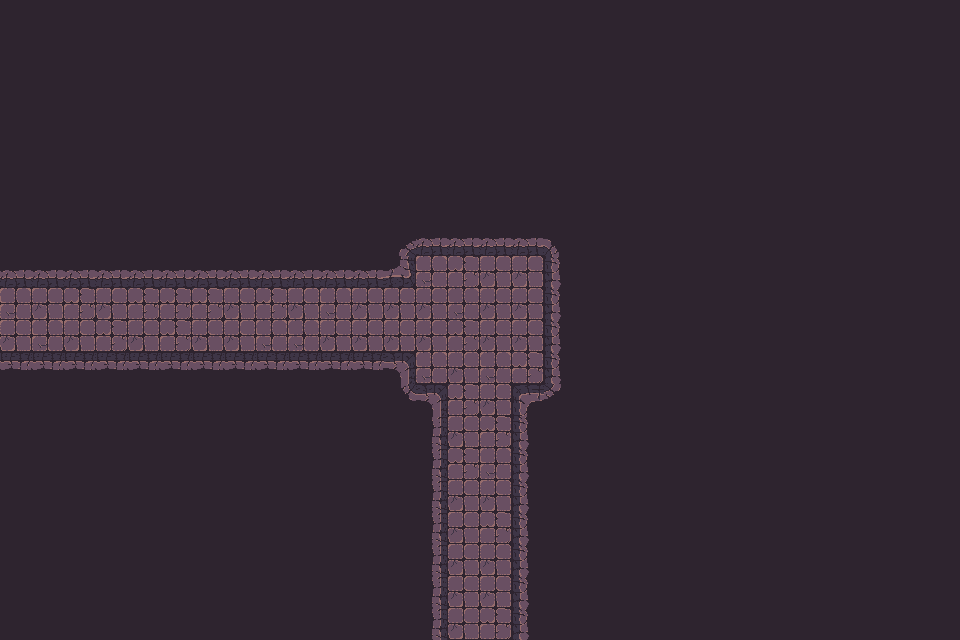

This game map was drawn from its Tiled (.tmx) file and the tilesets committed beside it. A one-line description and the full map source follow:
An orthogonal 30x20 tile map with 32x32 px tiles, 1 tile layer (Tile layer 1), 2 tilesets and 57 objects.

<map version="1.10" tiledversion="1.11.2" orientation="orthogonal" renderorder="right-down" width="30" height="20" tilewidth="32" tileheight="32" infinite="0" nextlayerid="3" nextobjectid="1">
    <tileset firstgid="1" name="Town Tileset" tilewidth="32" tileheight="32" tilecount="64" columns="8">
        <image source="../../../tiles/World H Tileset.png" trans="ff00ff" width="256" height="256" />
        <tile id="4">
            <objectgroup draworder="index" id="2">
                <object id="1" x="0" y="0" width="32" height="32" />
            </objectgroup>
        </tile>
        <tile id="5">
            <objectgroup draworder="index" id="2">
                <object id="1" x="0" y="0" width="32" height="32" />
            </objectgroup>
        </tile>
        <tile id="6">
            <objectgroup draworder="index" id="2">
                <object id="1" x="0" y="0" width="32" height="32" />
            </objectgroup>
        </tile>
        <tile id="7">
            <objectgroup draworder="index" id="2">
                <object id="1" x="0" y="0" width="32" height="32" />
            </objectgroup>
        </tile>
        <tile id="8">
            <objectgroup draworder="index" id="2">
                <object id="1" x="0" y="0" width="32" height="32" />
            </objectgroup>
        </tile>
        <tile id="10">
            <objectgroup draworder="index" id="2">
                <object id="1" x="0" y="32" width="32" height="0" />
            </objectgroup>
        </tile>
        <tile id="11">
            <objectgroup draworder="index" id="2">
                <object id="1" x="0" y="32" width="32" height="0" />
                <object id="2" x="32" y="0" width="0" height="32" />
            </objectgroup>
        </tile>
        <tile id="12">
            <objectgroup draworder="index" id="2">
                <object id="1" x="32" y="0" width="0" height="32" />
            </objectgroup>
        </tile>
        <tile id="13">
            <objectgroup draworder="index" id="2">
                <object id="1" x="0" y="32" width="32" height="0" />
                <object id="2" x="0" y="32" width="32" height="0" />
                <object id="3" x="0" y="0" width="0" height="32" />
            </objectgroup>
        </tile>
        <tile id="14">
            <objectgroup draworder="index" id="2">
                <object id="1" x="0" y="0" width="0" height="32" />
            </objectgroup>
        </tile>
        <tile id="16">
            <objectgroup draworder="index" id="2">
                <object id="1" x="0" y="0" width="32" height="32" />
            </objectgroup>
        </tile>
        <tile id="24">
            <objectgroup draworder="index" id="2">
                <object id="1" x="0" y="0" width="32" height="32" />
            </objectgroup>
        </tile>
    </tileset>
    <tileset firstgid="65" name="Dungeon Crawler Tileset" tilewidth="32" tileheight="32" tilecount="100" columns="10">
        <image source="../../../tiles/Dungeon_Tile.png" trans="" width="320" height="320" />
        <tile id="2">
            <objectgroup draworder="index" id="2">
                <object id="1" x="0" y="0" width="32" height="32" />
            </objectgroup>
        </tile>
        <tile id="3">
            <objectgroup draworder="index" id="2">
                <object id="1" x="0" y="0" width="32" height="32" />
            </objectgroup>
        </tile>
        <tile id="4">
            <objectgroup draworder="index" id="2">
                <object id="1" x="0" y="0" width="32" height="32" />
            </objectgroup>
        </tile>
        <tile id="5">
            <objectgroup draworder="index" id="2">
                <object id="1" x="0" y="0" width="32" height="32" />
            </objectgroup>
        </tile>
        <tile id="6">
            <objectgroup draworder="index" id="2">
                <object id="1" x="0" y="0" width="32" height="32" />
            </objectgroup>
        </tile>
        <tile id="8">
            <objectgroup draworder="index" id="2">
                <object id="1" x="0" y="0" width="32" height="32" />
            </objectgroup>
        </tile>
        <tile id="12">
            <objectgroup draworder="index" id="2">
                <object id="1" x="0" y="0" width="32" height="32" />
            </objectgroup>
        </tile>
        <tile id="13">
            <objectgroup draworder="index" id="2">
                <object id="1" x="0" y="0" width="32" height="32" />
            </objectgroup>
        </tile>
        <tile id="14">
            <objectgroup draworder="index" id="2">
                <object id="1" x="0" y="0" width="32" height="32" />
            </objectgroup>
        </tile>
        <tile id="15">
            <objectgroup draworder="index" id="2">
                <object id="1" x="0" y="0" width="32" height="32" />
            </objectgroup>
        </tile>
        <tile id="16">
            <objectgroup draworder="index" id="2">
                <object id="1" x="0" y="0" width="32" height="32" />
            </objectgroup>
        </tile>
        <tile id="18">
            <objectgroup draworder="index" id="2">
                <object id="1" x="0" y="0" width="32" height="32" />
            </objectgroup>
        </tile>
        <tile id="22">
            <objectgroup draworder="index" id="2">
                <object id="1" x="0" y="0" width="32" height="32" />
            </objectgroup>
        </tile>
        <tile id="23">
            <objectgroup draworder="index" id="2">
                <object id="1" x="0" y="0" width="32" height="32" />
            </objectgroup>
        </tile>
        <tile id="24">
            <objectgroup draworder="index" id="2">
                <object id="1" x="0" y="0" width="32" height="32" />
            </objectgroup>
        </tile>
        <tile id="25">
            <objectgroup draworder="index" id="2">
                <object id="1" x="0" y="0" width="32" height="32" />
            </objectgroup>
        </tile>
        <tile id="26">
            <objectgroup draworder="index" id="2">
                <object id="1" x="0" y="0" width="32" height="32" />
            </objectgroup>
        </tile>
        <tile id="28">
            <objectgroup draworder="index" id="2">
                <object id="1" x="0" y="0" width="32" height="32" />
            </objectgroup>
        </tile>
        <tile id="32">
            <objectgroup draworder="index" id="2">
                <object id="1" x="0" y="0" width="32" height="32" />
            </objectgroup>
        </tile>
        <tile id="33">
            <objectgroup draworder="index" id="2">
                <object id="1" x="0" y="0" width="32" height="32" />
            </objectgroup>
        </tile>
        <tile id="34">
            <objectgroup draworder="index" id="2">
                <object id="1" x="0" y="0" width="32" height="32" />
            </objectgroup>
        </tile>
        <tile id="35">
            <objectgroup draworder="index" id="2">
                <object id="1" x="0" y="0" width="32" height="32" />
            </objectgroup>
        </tile>
        <tile id="36">
            <objectgroup draworder="index" id="2">
                <object id="1" x="0" y="0" width="32" height="32" />
            </objectgroup>
        </tile>
        <tile id="38">
            <objectgroup draworder="index" id="2">
                <object id="1" x="0" y="0" width="32" height="32" />
            </objectgroup>
        </tile>
        <tile id="42">
            <objectgroup draworder="index" id="2">
                <object id="1" x="0" y="0" width="32" height="32" />
            </objectgroup>
        </tile>
        <tile id="43">
            <objectgroup draworder="index" id="2">
                <object id="1" x="0" y="0" width="32" height="32" />
            </objectgroup>
        </tile>
        <tile id="44">
            <objectgroup draworder="index" id="2">
                <object id="1" x="0" y="0" width="32" height="32" />
            </objectgroup>
        </tile>
        <tile id="45">
            <objectgroup draworder="index" id="2">
                <object id="1" x="0" y="0" width="32" height="32" />
            </objectgroup>
        </tile>
        <tile id="46">
            <objectgroup draworder="index" id="2">
                <object id="1" x="0" y="0" width="32" height="32" />
            </objectgroup>
        </tile>
        <tile id="48">
            <objectgroup draworder="index" id="2">
                <object id="1" x="0" y="0" width="32" height="32" />
            </objectgroup>
        </tile>
        <tile id="52">
            <objectgroup draworder="index" id="2">
                <object id="1" x="0" y="0" width="32" height="32" />
            </objectgroup>
        </tile>
        <tile id="53">
            <objectgroup draworder="index" id="2">
                <object id="1" x="0" y="0" width="32" height="32" />
            </objectgroup>
        </tile>
        <tile id="54">
            <objectgroup draworder="index" id="2">
                <object id="1" x="0" y="0" width="32" height="32" />
            </objectgroup>
        </tile>
        <tile id="55">
            <objectgroup draworder="index" id="2">
                <object id="1" x="0" y="0" width="32" height="32" />
            </objectgroup>
        </tile>
        <tile id="56">
            <objectgroup draworder="index" id="2">
                <object id="1" x="0" y="0" width="32" height="32" />
            </objectgroup>
        </tile>
        <tile id="58">
            <objectgroup draworder="index" id="2">
                <object id="1" x="0" y="0" width="32" height="32" />
            </objectgroup>
        </tile>
        <tile id="62">
            <objectgroup draworder="index" id="2">
                <object id="1" x="0" y="0" width="32" height="32" />
            </objectgroup>
        </tile>
        <tile id="63">
            <objectgroup draworder="index" id="2">
                <object id="1" x="0" y="0" width="32" height="32" />
            </objectgroup>
        </tile>
        <tile id="64">
            <objectgroup draworder="index" id="2">
                <object id="1" x="0" y="0" width="32" height="32" />
            </objectgroup>
        </tile>
        <tile id="65">
            <objectgroup draworder="index" id="2">
                <object id="1" x="0" y="0" width="32" height="32" />
            </objectgroup>
        </tile>
        <tile id="66">
            <objectgroup draworder="index" id="2">
                <object id="1" x="0" y="0" width="32" height="32" />
            </objectgroup>
        </tile>
        <tile id="68">
            <objectgroup draworder="index" id="2">
                <object id="1" x="0" y="0" width="32" height="32" />
            </objectgroup>
        </tile>
    </tileset>
    <layer id="1" name="Tile layer 1" width="30" height="20">
        <data encoding="csv">
122,122,122,122,122,122,122,122,122,122,122,122,122,122,122,122,122,122,122,122,122,122,122,122,122,122,122,122,122,122,
122,122,122,122,122,122,122,122,122,122,122,122,122,122,122,122,122,122,122,122,122,122,122,122,122,122,122,122,122,122,
122,122,122,122,122,122,122,122,122,122,122,122,122,122,122,122,122,122,122,122,122,122,122,122,122,122,122,122,122,122,
122,122,122,122,122,122,122,122,122,122,122,122,122,122,122,122,122,122,122,122,122,122,122,122,122,122,122,122,122,122,
122,122,122,122,122,122,122,122,122,122,122,122,122,122,122,122,122,122,122,122,122,122,122,122,122,122,122,122,122,122,
122,122,122,122,122,122,122,122,122,122,122,122,122,122,122,122,122,122,122,122,122,122,122,122,122,122,122,122,122,122,
122,122,122,122,122,122,122,122,122,122,122,122,122,122,122,122,122,122,122,122,122,122,122,122,122,122,122,122,122,122,
122,122,122,122,122,122,122,122,122,122,122,122,67,68,68,68,68,69,122,122,122,122,122,122,122,122,122,122,122,122,
68,68,68,68,68,68,68,68,68,68,68,68,103,66,65,75,75,79,122,122,122,122,122,122,122,122,122,122,122,122,
66,75,65,75,65,65,65,75,65,75,66,75,75,75,66,75,75,79,122,122,122,122,122,122,122,122,122,122,122,122,
75,66,75,65,75,65,75,75,66,66,75,75,75,75,65,75,75,79,122,122,122,122,122,122,122,122,122,122,122,122,
88,88,88,88,88,88,88,88,88,88,88,88,73,66,75,66,65,79,122,122,122,122,122,122,122,122,122,122,122,122,
122,122,122,122,122,122,122,122,122,122,122,122,87,73,65,75,70,89,122,122,122,122,122,122,122,122,122,122,122,122,
122,122,122,122,122,122,122,122,122,122,122,122,122,77,75,65,79,122,122,122,122,122,122,122,122,122,122,122,122,122,
122,122,122,122,122,122,122,122,122,122,122,122,122,77,65,66,79,122,122,122,122,122,122,122,122,122,122,122,122,122,
122,122,122,122,122,122,122,122,122,122,122,122,122,77,75,75,79,122,122,122,122,122,122,122,122,122,122,122,122,122,
122,122,122,122,122,122,122,122,122,122,122,122,122,77,75,65,79,122,122,122,122,122,122,122,122,122,122,122,122,122,
122,122,122,122,122,122,122,122,122,122,122,122,122,77,75,75,79,122,122,122,122,122,122,122,122,122,122,122,122,122,
122,122,122,122,122,122,122,122,122,122,122,122,122,77,75,75,79,122,122,122,122,122,122,122,122,122,122,122,122,122,
122,122,122,122,122,122,122,122,122,122,122,122,122,77,75,65,79,122,122,122,122,122,122,122,122,122,122,122,122,122
        </data>
    </layer>
</map>
